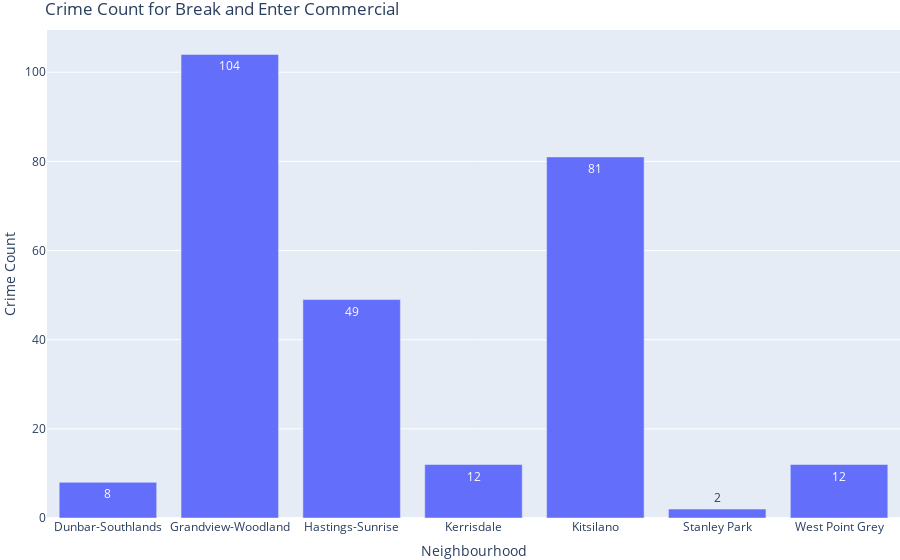

The notebook cell this image was saved under:
### Code cell
type = "Break and Enter Commercial"
filter_df = df.query('TYPE == @type')
aggregated_data = filter_df.groupby(['NEIGHBOURHOOD']).size().reset_index(name='COUNT')
fig = px.bar(
    aggregated_data,
    x="NEIGHBOURHOOD",
    y="COUNT",
    text="COUNT",
    labels={ "COUNT": "Crime Count", "NEIGHBOURHOOD": "Neighbourhood"},
    title= f"Crime Count for {type}"
)
fig.update_layout(margin=dict(l=0, r=0, t=30, b=10))
fig.update_layout(legend=None)
fig.update_traces(showlegend=False)
fig.show()

### Figure 1 — Plotly figure (JSON) as saved in the notebook; plotly's stock layout.template omitted (floating-point values rounded to 4 significant figures)
{"data": [{"alignmentgroup": "True", "hovertemplate": "Neighbourhood=%{x}<br>Crime Count=%{text}<extra></extra>", "legendgroup": "", "marker": {"color": "#636efa", "pattern": {"shape": ""}}, "name": "", "offsetgroup": "", "orientation": "v", "showlegend": false, "text": [8, 104, 49, 12, 81, 2, 12], "textposition": "auto", "type": "bar", "x": ["Dunbar-Southlands", "Grandview-Woodland", "Hastings-Sunrise", "Kerrisdale", "Kitsilano", "Stanley Park", "West Point Grey"], "xaxis": "x", "y": [8, 104, 49, 12, 81, 2, 12], "yaxis": "y"}], "layout": {"barmode": "relative", "legend": {}, "margin": {"b": 10, "l": 0, "r": 0, "t": 30}, "title": {"text": "Crime Count for Break and Enter Commercial"}, "xaxis": {"anchor": "y", "domain": [0, 1], "title": {"text": "Neighbourhood"}}, "yaxis": {"anchor": "x", "domain": [0, 1], "title": {"text": "Crime Count"}}}}
